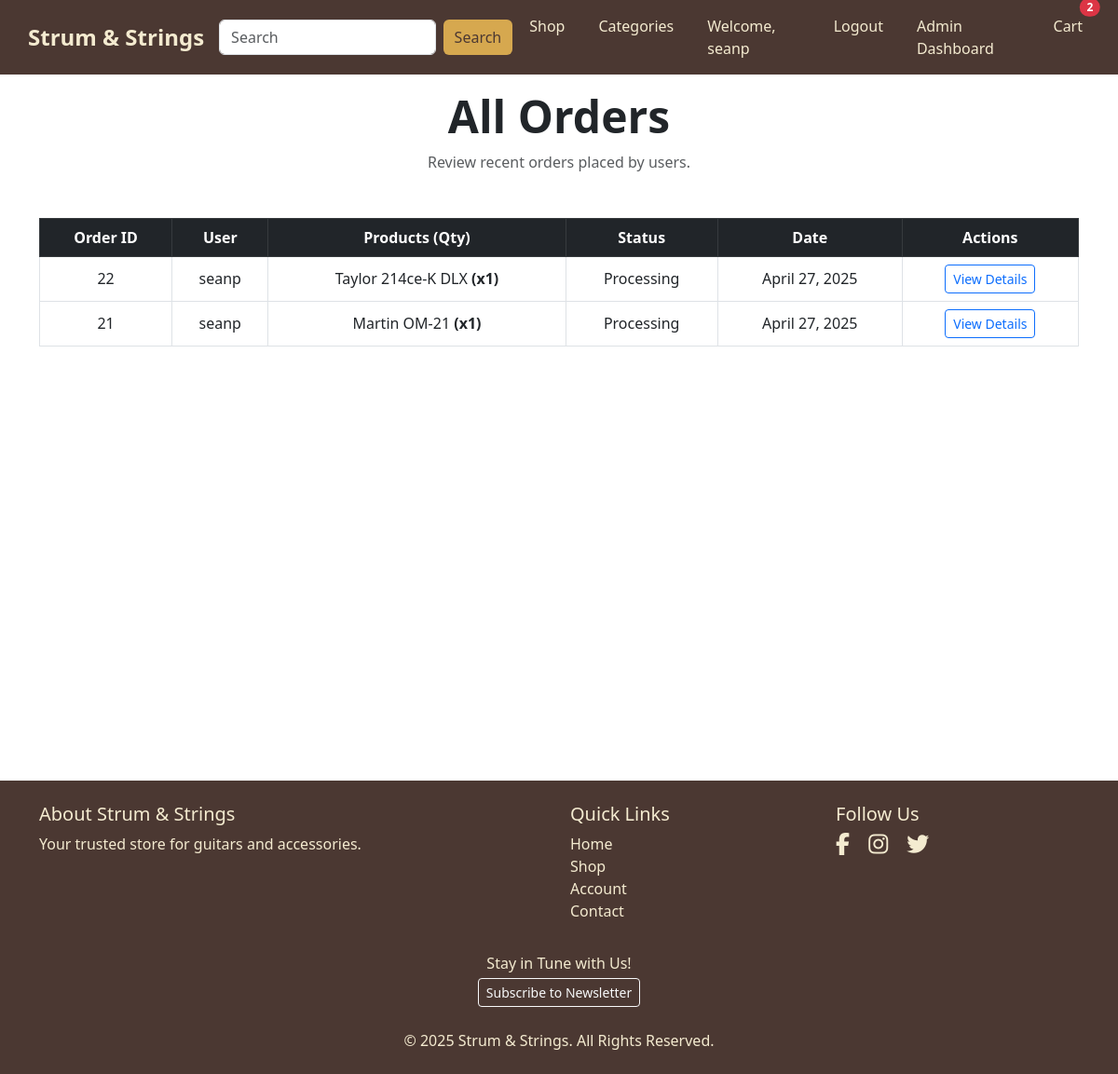
The app's page /accounts/admin-dashboard/orders/ (signed in), older data.
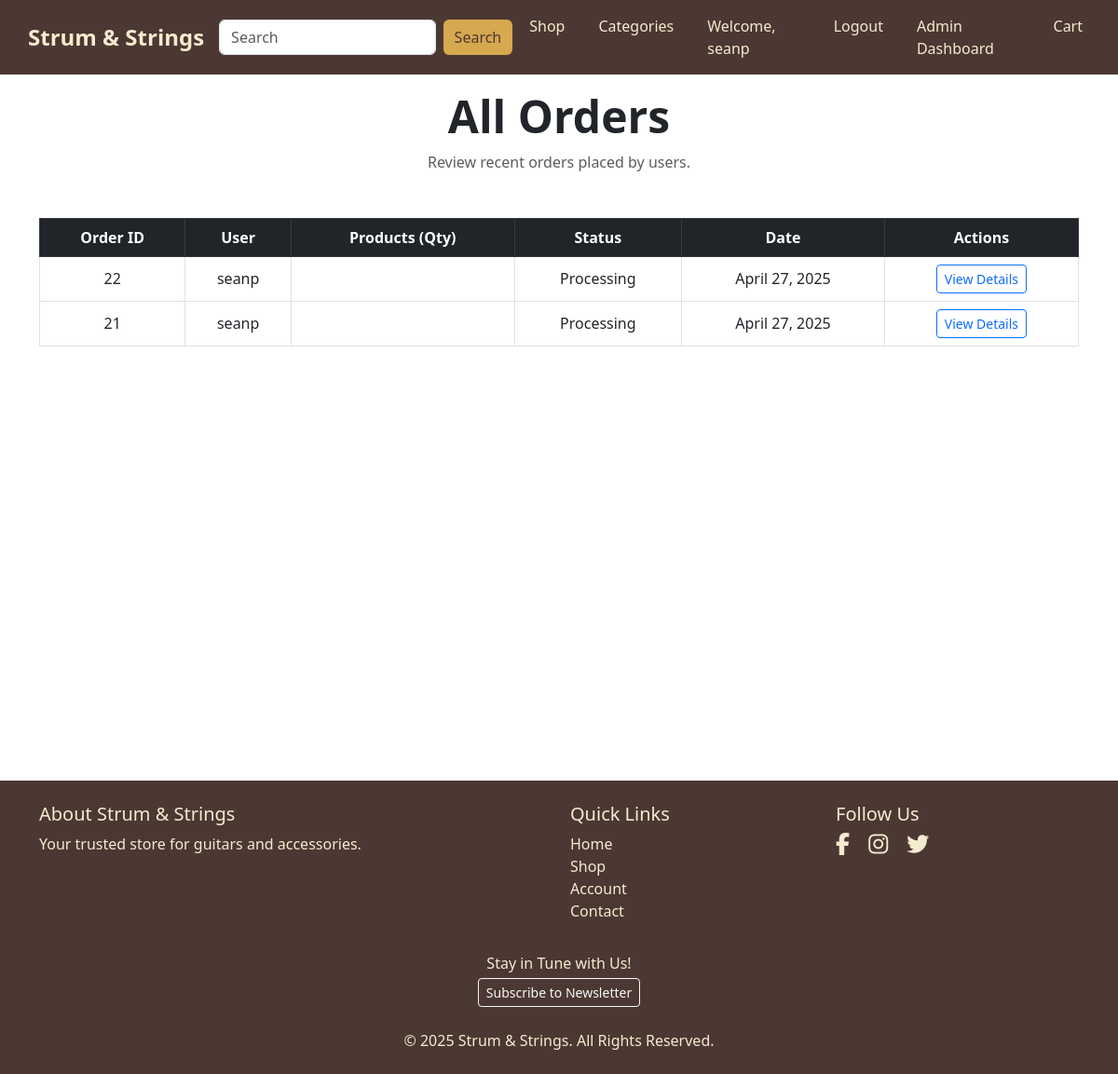
The same page, newer data.
### orders/models.py (models this page shows, shortened)
class Order(models.Model):
    STATUS_CHOICES = [
        ('pending', 'Pending'),
        ('processing', 'Processing'),
        ('shipped', 'Shipped'),
        ('delivered', 'Delivered'),
        ('cancelled', 'Cancelled'),
    ]
    user = models.ForeignKey(
            User,
            on_delete=models.CASCADE,
            related_name='orders'
        )
    full_name = models.CharField(max_length=100)
    email = models.EmailField()
    phone = models.CharField(max_length=20)
    street_address1 = models.CharField(max_length=100)
    street_address2 = models.CharField(max_length=100, blank=True)
    country = models.CharField(max_length=40)
    postal_code = models.CharField(max_length=20)
    town_or_city = models.CharField(max_length=40)
    delivery_fee = models.DecimalField(
                    max_digits=6,
                    decimal_places=2,
                    default=0.00
                )
    order_total = models.DecimalField(
                    max_digits=10,
                    decimal_places=2,
                    default=0.00
                )
    grand_total = models.DecimalField(
                    max_digits=10,
                    decimal_places=2,
                    default=0.00
                )
    stripe_session_id = models.CharField(max_length=255, blank=True, null=True)
    status = models.CharField(
                max_length=20,
                choices=STATUS_CHOICES,
                default='pending'
            )
    created_at = models.DateTimeField(auto_now_add=True)

class OrderItem(models.Model):
    order = models.ForeignKey(
                Order,
                on_delete=models.CASCADE,
                related_name='items'
            )
    product = models.ForeignKey(Product, on_delete=models.CASCADE)
    quantity = models.PositiveIntegerField(default=1)
    price = models.DecimalField(max_digits=10, decimal_places=2)

### products/models.py (models this page shows, shortened)
class Product(models.Model):
    name = models.CharField(max_length=200)
    brand = models.CharField(
        max_length=100,
        help_text="e.g. Gibson, Martin, Yamaha, Fender, etc.",
        default="Unknown",
    )
    category = models.ForeignKey(
        Category,
        on_delete=models.CASCADE,
        related_name='products'
    )
    model = models.CharField(
        max_length=100,
        help_text="e.g. Stratocaster, Les Paul, Dreadnought, etc."
    )
    image = CloudinaryField(
        "image",
        blank=True,
        null=True,
        help_text="Upload product image to Cloudinary."
    )
    short_description = models.TextField(blank=True)
    price = models.DecimalField(
        max_digits=8,
        decimal_places=2,
        default=0.00,
        help_text="Price in GBP (e.g. 499.99)"
    )

### accounts/views.py (the view)
# urls.py: path('admin-dashboard/orders/', views.order_list, name='order_list'),
@staff_member_required
def order_list(request):
    orders = Order.objects.select_related('user').order_by('-created_at')
    return render(request, 'accounts/order_list.html', {
        'orders': orders
    })

### cart/context_processors.py (called while the page is built)
def cart_item_count(request):
    if request.user.is_authenticated:
        count = CartItem.objects.filter(user=request.user).count()
    else:
        count = 0
    return {'cart_item_count': count}

### accounts/templates/accounts/order_list.html (shortened to what this page needs)
{% extends 'base.html' %}
{% load static %}
{% block extra_css %}
  {{ block.super }}
  <link rel="stylesheet" href="{% static 'accounts/css/order_list.css' %}">
{% endblock %}
{% block main_class %}container py-5 mt-5{% endblock %}
{% block content %}
<div class="text-center mb-5">
  <h1 class="display-5 fw-bold">All Orders</h1>
  <p class="text-muted">Review recent orders placed by users.</p>
</div>
<div class="table-responsive">
  <table class="table table-bordered table-hover align-middle">
    <thead class="table-dark text-center">
      <tr>
        <th scope="col">Order ID</th>
        <th scope="col">User</th>
        <th scope="col">Products (Qty)</th>
        <th scope="col">Status</th>
        <th scope="col">Date</th>
        <th scope="col">Actions</th>
      </tr>
    </thead>
    <tbody class="text-center">
      {% for order in orders %}
      <tr>
        <td>{{ order.id }}</td>
        <td>{{ order.user.username }}</td>
        <td>
          {% for item in order.items.all %}
            <div>{{ item.product.name }} <strong>(x{{ item.quantity }})</strong></div>
          {% endfor %}
        </td>
        <td class="text-capitalize">{{ order.status }}</td>
        <td>{{ order.created_at|date:"F j, Y" }}</td>
        <td>
          <a href="{% url 'accounts:admin_order_detail' order.id %}" class="btn btn-outline-primary btn-sm">
            View Details
          </a>
        </td>
      </tr>
      {% empty %}
      <tr>
        <td colspan="6">No orders found.</td>
      </tr>
      {% endfor %}
    </tbody>
  </table>
</div>
{% endblock %}

### templates/base.html (shortened to what the changed rows need)
{% load static %}
<!DOCTYPE html>
<html lang="en">
  <head>
    {% block corecss %}
    <link
      rel="stylesheet"
      href="https://cdn.jsdelivr.net/npm/bootstrap@5.3.0/dist/css/bootstrap.min.css"
    />
    <link
      rel="stylesheet"
      href="https://cdnjs.cloudflare.com/ajax/libs/font-awesome/6.4.2/css/all.min.css"
    />
    {% endblock %} {% block extra_css %}
    <link rel="stylesheet" href="{% static 'css/base.css' %}" />
    {% endblock %}
  </head>
  <body>
    <div class="wrapper d-flex flex-column">
      <header class="fixed-top">
        <nav class="navbar navbar-expand-lg navbar-dark container-fluid">
          <div class="collapse navbar-collapse" id="navbarNav">
            <ul
              class="navbar-nav ms-auto list-inline list-unstyled"
              id="nav-links-one"
            >
              <li class="nav-item">
                <a
                  class="nav-link position-relative"
                  href="{% url 'cart:view_cart' %}"
                >
                  Cart {% if cart_item_count > 0 %}
                  <span
                    class="position-absolute top-0 start-100 translate-middle badge rounded-pill bg-danger"
                  >
                    {{ cart_item_count }}
                  </span>
                  {% endif %}
                </a>
              </li>
            </ul>
          </div>
        </nav>
      </header>
      <main class="{% block main_class %}flex-grow-1{% endblock %}">
        {% block content %}{% endblock %}
      </main>
    </div>
  </body>
</html>

Row changes from the older to the newer data that the page shows:
removed OrderItem: product.name "Taylor 214ce-K DLX", quantity "1", shown under Order id 22
removed OrderItem: product.name "Martin OM-21", quantity "1", shown under Order id 21
Text that changed along with them:
{{ cart_item_count }}: "2" → (not shown)
